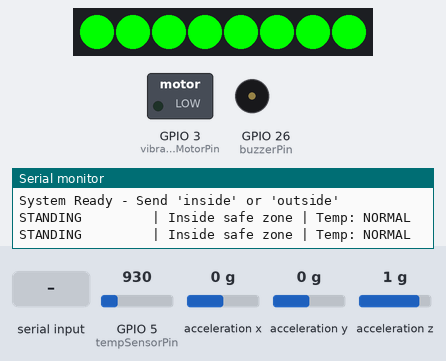
Simulated run of this sketch. Board: ESP32. On the bench: 8 RGB LEDs in strip order, left to right, switched loads named in the sketch (green lamp = pin HIGH), buzzer (waves = sounding), the last lines printed to the serial monitor. Wiring (inferred from the names in the program): MPU-6050 motion sensor at I2C address 0x68. The test bench sets the inputs (shaded band); at power-on: GPIO 5 (tempSensorPin) = 930, acceleration z 1 g, acceleration x 0 g, acceleration y 0 g.

Above: at 1.2 s.
1.3 s: GPIO 5 (tempSensorPin) set to 832
At 1.7 s:
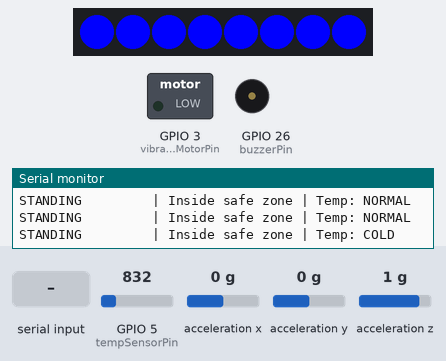
2.8 s: GPIO 5 (tempSensorPin) set to 1069
At 3.8 s:
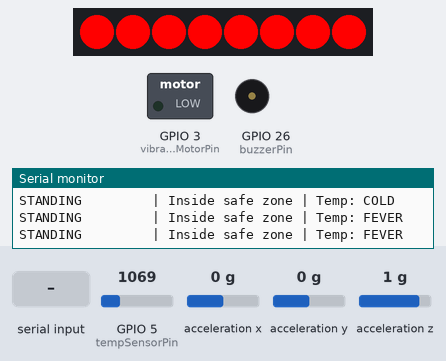
4.3 s: acceleration z set to 0.7 g
6.6 s: acceleration z set to 0.4 g
At 8.1 s:
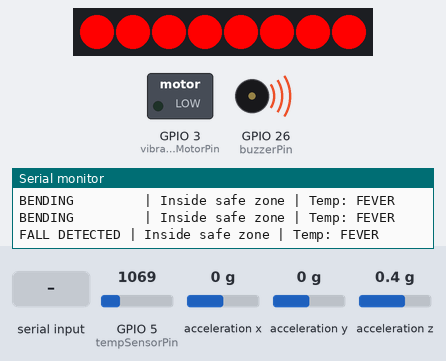
9.1 s: "outside\n" received over Serial
At 10.2 s:
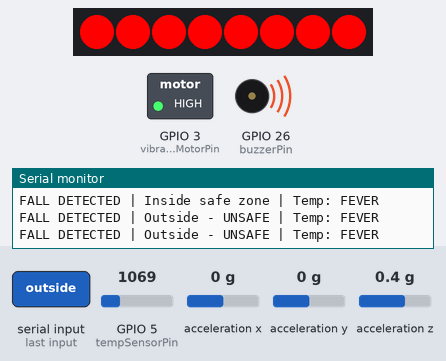
10.6 s: acceleration z set to 0.1 g
12.1 s: acceleration z set to -0.2 g
At 12.7 s:
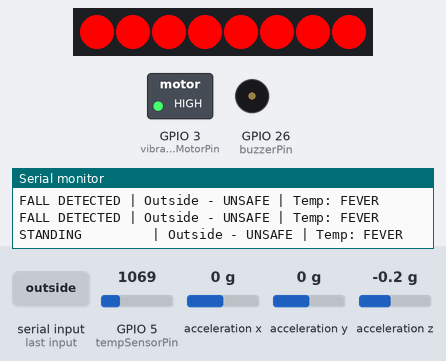
Timing chart, 0 to 14.6 s (numbered marks = the images above; inputs shaded):
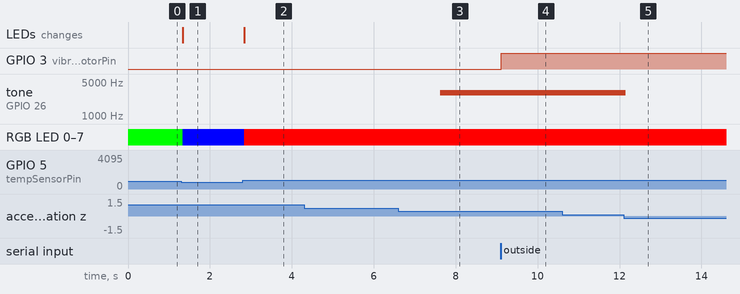

Measured:
- the behaviour switches between 869 and 868 on GPIO 5 (tempSensorPin) (found by bisection; images 0 and 1)
- the behaviour switches between 0.6 and 0.5 g on acceleration z (found by bisection; images 2 and 3)
- the behaviour switches between 0 and -0.1 g on acceleration z (found by bisection; images 4 and 5)
- after the input at 1.3 s, RGB LED 0–7: RGB(0, 255, 0) → RGB(0, 0, 255) at once; the LEDs: change at once (image 1)
- after the input at 2.8 s, RGB LED 0–7: RGB(0, 0, 255) → RGB(255, 0, 0) at once; the LEDs: change at once (image 2)
- after the input at 6.6 s, tone on GPIO 26 (buzzerPin): silent → 3000 Hz after 1.0 s
- after the input at 9.1 s, GPIO 3 (vibrationMotorPin): LOW → HIGH at once
- after the input at 12.1 s, tone on GPIO 26 (buzzerPin): 3000 Hz → silent after 0.05 s

The sketch:

Finalcodewithoutdatatransfer.ino
```cpp
#include <Wire.h>
#include <Adafruit_NeoPixel.h>

// Pin Definitions
const int sdaPin = 21;          // I2C SDA
const int sclPin = 20;          // I2C SCL
const int buzzerPin = 26;       // Buzzer
const int vibrationMotorPin = 3; // Vibration motor
const int tempSensorPin = 5;   // TMP36 analog input
const int neoPixelPin = 6;      // NeoPixel data
const int accelAddress = 0x68;  // MPU6050 address

// NeoPixel Setup - Changed to 8 pixels as example
const int numPixels = 8;  // Change this to your actual number of pixels
Adafruit_NeoPixel pixels = Adafruit_NeoPixel(numPixels, neoPixelPin, NEO_GRB + NEO_KHZ800);

// Thresholds
const float standingThreshold = 0.85;    // G-force for standing
const float bendingThreshold = 0.55;     // G-force for bending
const int requiredConsecutiveFalls = 20; // Fall detection samples
const float tempLowThreshold = 20.0;     // Below this = cold (blue)
const float tempHighThreshold = 34.0;    // Changed to 32°C for fever (red)
const int printInterval = 500;           // Serial print interval

// State Tracking
enum Location { INDOOR, OUTDOOR };
Location currentLocation = INDOOR;
String postureState = "STANDING";
String tempState = "NORMAL";
unsigned long lastPrintTime = 0;

void setup() {
  Serial.begin(115200);

  // Initialize I2C
  Wire.begin(sdaPin, sclPin);

  // Initialize pins
  pinMode(buzzerPin, OUTPUT);
  pinMode(vibrationMotorPin, OUTPUT);
  pinMode(tempSensorPin, INPUT);

  // Initialize Accelerometer
  Wire.beginTransmission(accelAddress);
  Wire.write(0x6B); Wire.write(0); // Wake up
  Wire.endTransmission();
  Wire.beginTransmission(accelAddress);
  Wire.write(0x1C); Wire.write(0x00); // ±2g range
  Wire.endTransmission();

  // Initialize NeoPixel
  pixels.begin();
  pixels.show(); // Initialize to off

  Serial.println("System Ready - Send 'inside' or 'outside'");
}

void loop() {
  checkLocationCommands();
  updatePostureDetection();
  updateTemperature();
  updateVibration();
  updateNeoPixel();
  printCombinedStatus();
  delay(50); // 20Hz sampling
}

void checkLocationCommands() {
  if (Serial.available() > 0) {
    String input = Serial.readStringUntil('\n');
    input.trim();
    if (input.equalsIgnoreCase("inside")) currentLocation = INDOOR;
    else if (input.equalsIgnoreCase("outside")) currentLocation = OUTDOOR;
  }
}

void updatePostureDetection() {
  static int fallCounter = 0;
  float x, y, z;

  // Read accelerometer
  Wire.beginTransmission(accelAddress);
  Wire.write(0x3B); // ACCEL_XOUT_H
  Wire.endTransmission(false);
  Wire.requestFrom(accelAddress, 6, true);
  x = (Wire.read()<<8|Wire.read())/16384.0;
  y = (Wire.read()<<8|Wire.read())/16384.0;
  z = (Wire.read()<<8|Wire.read())/16384.0;

  float verticalG = abs(z);

  if (verticalG > standingThreshold) {
    postureState = "STANDING";
    fallCounter = 0;
    noTone(buzzerPin);
  }
  else if (verticalG > bendingThreshold) {
    postureState = "BENDING";
    fallCounter = 0;
    noTone(buzzerPin);
  }
  else {
    fallCounter++;
    if (fallCounter >= requiredConsecutiveFalls) {
      postureState = "FALL";
      tone(buzzerPin, 3000);
    }
  }
}

void updateTemperature() {
  // Read TMP36 (10mV/°C, 500mV offset)
  int rawValue = analogRead(tempSensorPin);
  float voltage = rawValue * (3.3 / 4095.0); // ESP32 ADC resolution
  float tempC = (voltage - 0.5) * 100; // TMP36 conversion formula

  if (tempC < tempLowThreshold) {
    tempState = "COLD";
  }
  else if (tempC <= tempHighThreshold) {
    tempState = "NORMAL";
  }
  else {
    tempState = "FEVER";
  }
}

void updateNeoPixel() {
  uint32_t color;

  if (tempState == "COLD") {
    color = pixels.Color(0, 0, 255); // Blue
  }
  else if (tempState == "NORMAL") {
    color = pixels.Color(0, 255, 0); // Green
  }
  else {
    color = pixels.Color(255, 0, 0); // Red
  }

  // Light up all pixels
  for(int i=0; i<numPixels; i++) {
    pixels.setPixelColor(i, color);
  }
  pixels.show();
}

void updateVibration() {
  digitalWrite(vibrationMotorPin, (currentLocation == OUTDOOR) ? HIGH : LOW);
}

void printCombinedStatus() {
  if (millis() - lastPrintTime >= printInterval) {
    // Format: Posture | Location | Temperature
    Serial.print(postureState);
    Serial.print((postureState == "FALL") ? " DETECTED | " : "         | ");
    Serial.print(currentLocation == INDOOR ? "Inside safe zone | " : "Outside - UNSAFE | ");
    Serial.print("Temp: ");
    Serial.println(tempState);

    lastPrintTime = millis();
  }
}
```
